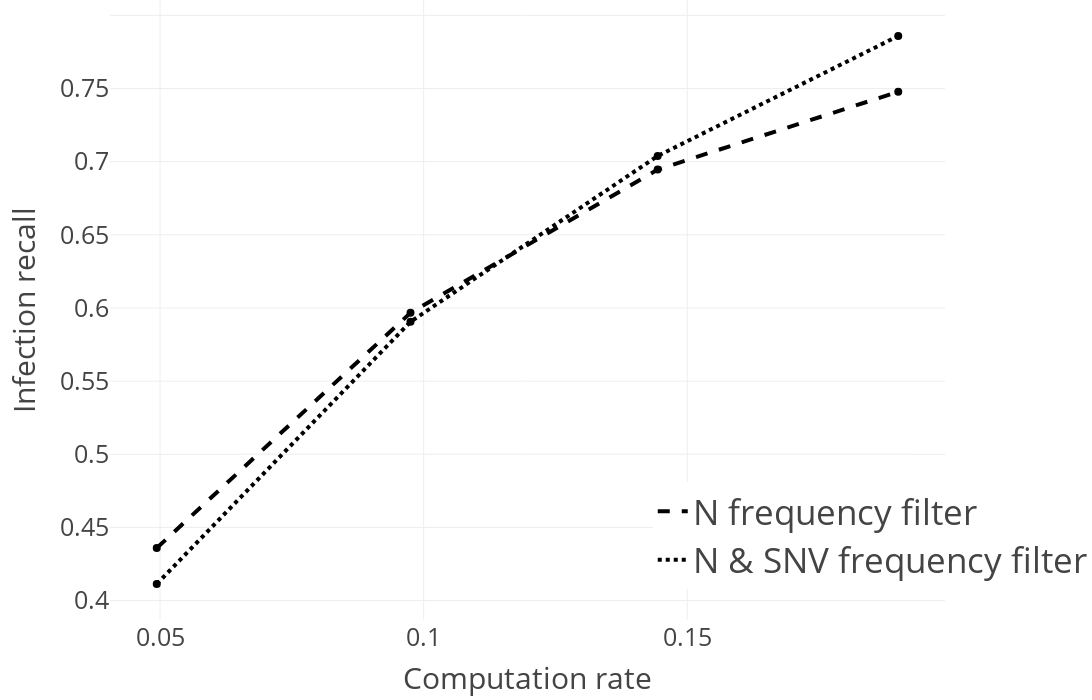

Write notebook code for a chart like this one.
### Markdown cell above
### Infection recall for different filters and computation rates using breadth search

### Code cell
sub_fig = get_computation_rate_plot("infection_detection_rate", breadth_search_evaluation, "Infection recall", legend=dict(
            x=0.65,
            y=0.05,
            xanchor='left',
            yanchor='bottom',
            font=dict(size=35),
        ))
sub_fig.show()

### Figure 1 — Plotly figure (JSON) as saved in the notebook; plotly's stock layout.template omitted (floating-point values rounded to 4 significant figures)
{"data": [{"line": {"color": "black", "dash": "dash", "width": 4}, "mode": "lines", "name": "N frequency filter", "type": "scatter", "x": [0.04938, 0.09751, 0.1444, 0.19], "y": [0.4359, 0.5967, 0.6946, 0.7478]}, {"marker": {"color": "black", "size": 8, "symbol": "circle"}, "mode": "markers", "showlegend": false, "text": "", "type": "scatter", "x": [0.04938], "y": [0.4359]}, {"marker": {"color": "black", "size": 8, "symbol": "circle"}, "mode": "markers", "showlegend": false, "text": "", "type": "scatter", "x": [0.09751], "y": [0.5967]}, {"marker": {"color": "black", "size": 8, "symbol": "circle"}, "mode": "markers", "showlegend": false, "text": "", "type": "scatter", "x": [0.1444], "y": [0.6946]}, {"marker": {"color": "black", "size": 8, "symbol": "circle"}, "mode": "markers", "showlegend": false, "text": "", "type": "scatter", "x": [0.19], "y": [0.7478]}, {"line": {"color": "black", "dash": "dot", "width": 4}, "mode": "lines", "name": "N & SNV frequency filter", "type": "scatter", "x": [0.04938, 0.09751, 0.1444, 0.19], "y": [0.4113, 0.5906, 0.7039, 0.7859]}, {"marker": {"color": "black", "size": 8, "symbol": "circle"}, "mode": "markers", "showlegend": false, "text": "", "type": "scatter", "x": [0.04938], "y": [0.4113]}, {"marker": {"color": "black", "size": 8, "symbol": "circle"}, "mode": "markers", "showlegend": false, "text": "", "type": "scatter", "x": [0.09751], "y": [0.5906]}, {"marker": {"color": "black", "size": 8, "symbol": "circle"}, "mode": "markers", "showlegend": false, "text": "", "type": "scatter", "x": [0.1444], "y": [0.7039]}, {"marker": {"color": "black", "size": 8, "symbol": "circle"}, "mode": "markers", "showlegend": false, "text": "", "type": "scatter", "x": [0.19], "y": [0.7859]}], "layout": {"font": {"size": 25}, "height": 700, "legend": {"font": {"size": 35}, "x": 0.65, "xanchor": "left", "y": 0.05, "yanchor": "bottom"}, "margin": {"b": 80, "l": 110, "r": 0, "t": 0}, "width": 1200, "xaxis": {"autorange": true, "range": [0.04064, 0.1988], "tickmode": "array", "tickvals": [0.05, 0.1, 0.15, 0.2], "title": {"text": "Computation rate"}, "type": "linear"}, "yaxis": {"autorange": true, "range": [0.3867, 0.8105], "title": {"text": "Infection recall"}, "type": "linear"}}}
